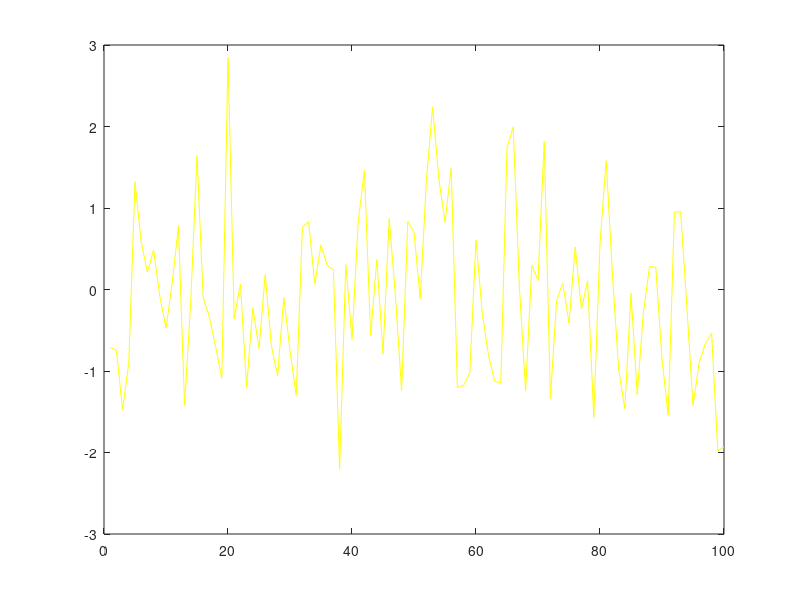

Here is the MATLAB script that generated this plot:
function result = test_line_colorspec_001
a = figure;
p = plot(randn(100,1));
colornames = {'y','yellow','m','magenta','c','cyan','r','red','g','green','b','blue','w','white','k','black'};
result = false;
for i = 1:numel(colornames)
  try
    set(p,'color',colornames{i});
    draw
  catch
    lasterr
    return 
  end
end
close(a)
result = true;
